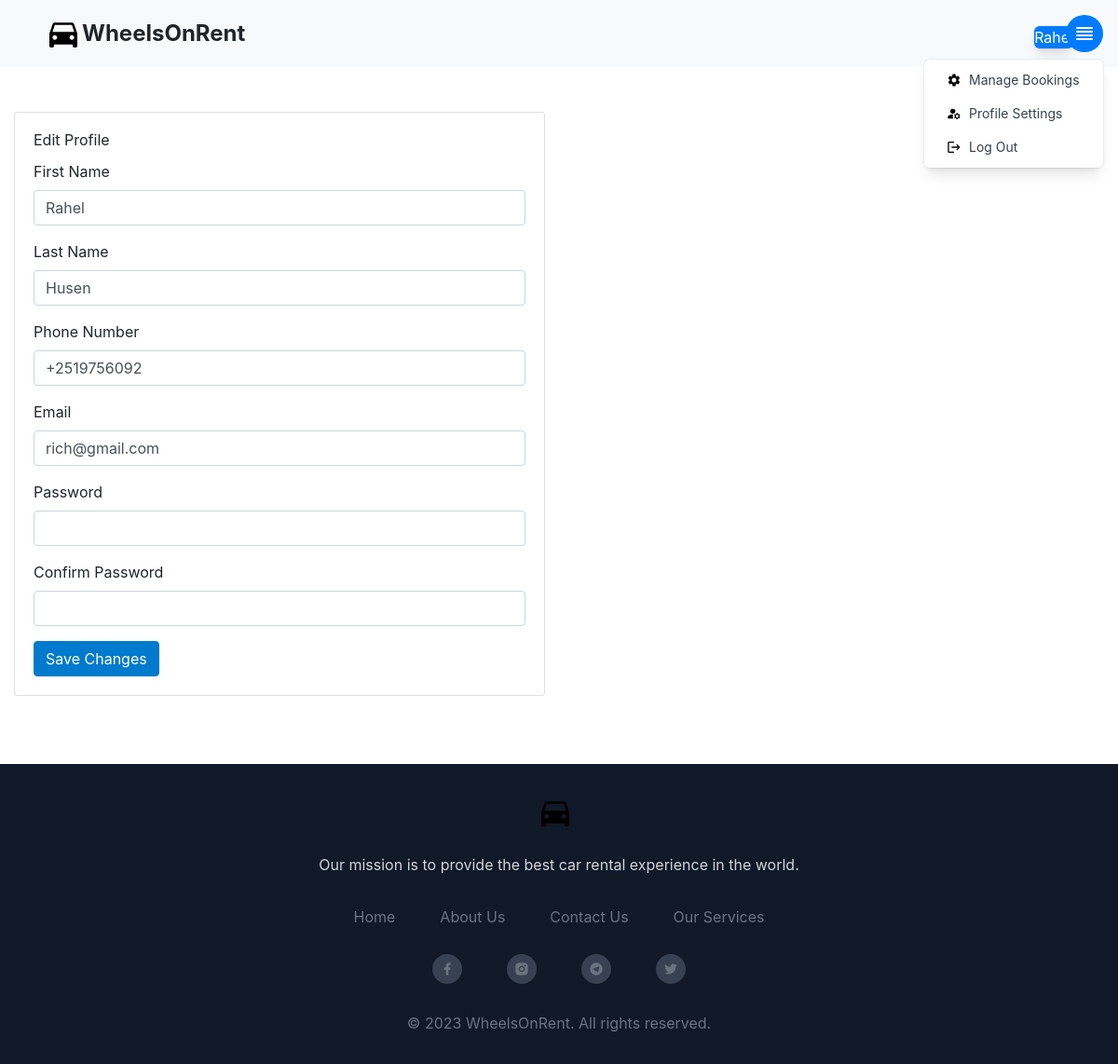
The app's page /customer/update (signed in), older data.
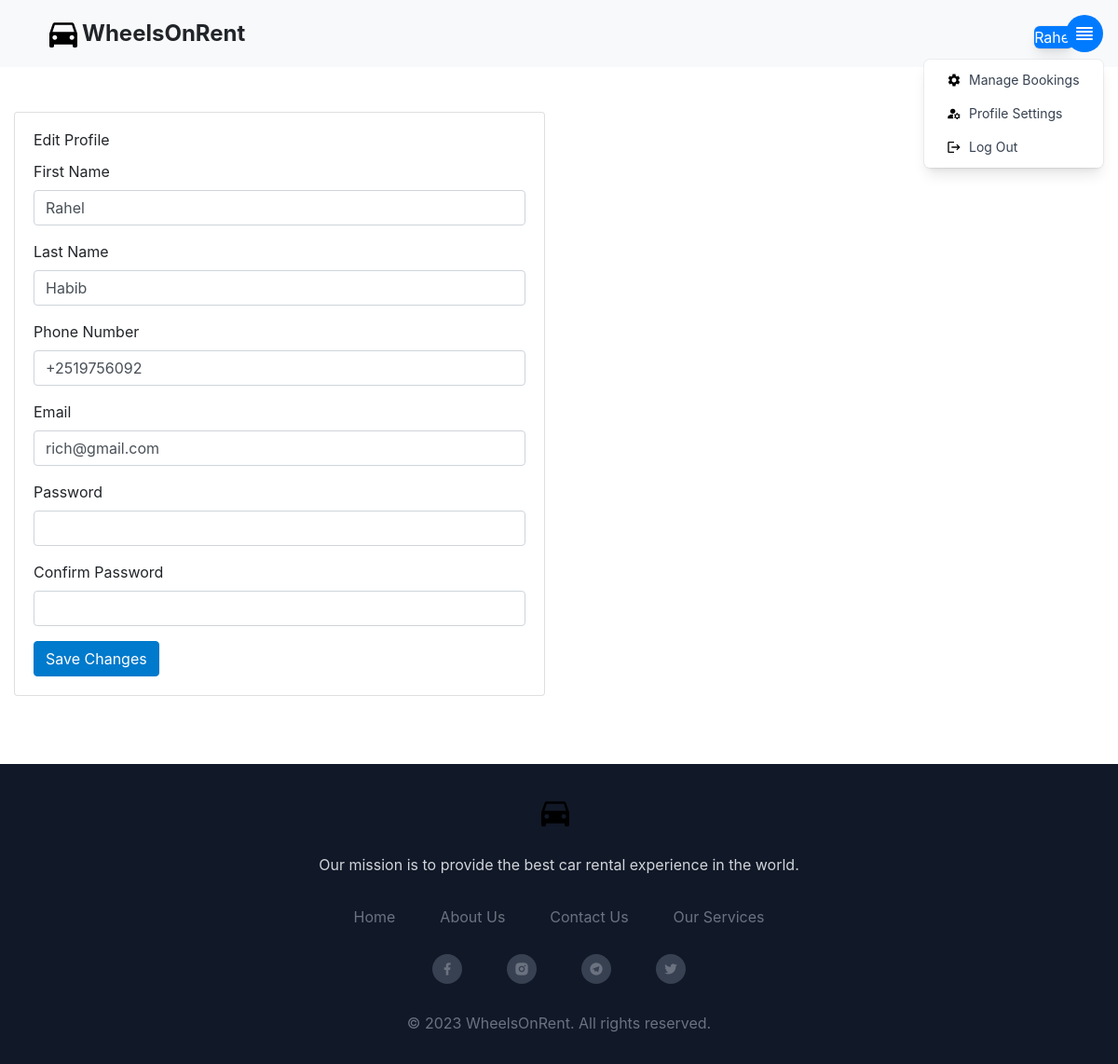
The same page, newer data.
### tables this page shows
CREATE TABLE customer (
  id INTEGER PRIMARY KEY AUTOINCREMENT,
  name TEXT NOT NULL,
  last_name TEXT NOT NULL,
  phone_number TEXT NOT NULL,
  email TEXT NOT NULL,
  password TEXT NOT NULL,
  role TEXT INTEGER DEFAULT 0
);

### car_app/customer.py (the view, shortened to what this page needs)
@bp.route('/update', methods=('GET', 'POST'))
@login_required
def update():
    return render_template('customer/update.html')

### car_app/customer.py (called while the page is built)
@bp.before_app_request
def load_logged_in_customer():
    customer_id = session.get('customer_id')
    if customer_id is None:
        g.customer = None
    else:
        g.customer = get_db().execute(
            'SELECT * FROM customer WHERE id = ?', (customer_id,)
        ).fetchone()

@bp.after_request
def add_header(response):
    response.headers['Cache-Control'] = 'no-store, no-cache, must-revalidate, max-age=0'
    response.headers['Pragma'] = 'no-cache'
    response.headers['Expires'] = '0'
    return response

def login_required(view):
    @functools.wraps(view)
    def wrapped_view(**kwargs):
        if g.customer is None:
            return redirect(url_for('customer.login'))
        return view(**kwargs)
    return wrapped_view

### car_app/db.py (called while the page is built)
def get_db():
    if 'db' not in g:
        g.db = sqlite3.connect(
            current_app.config['DATABASE'],
            detect_types=sqlite3.PARSE_DECLTYPES
        )
        g.db.row_factory = sqlite3.Row
    return g.db

### car_app/templates/customer/update.html
{% extends 'base.html' %}
{% block content %}
<div class="content-wrapper">
  <div class="row">
    <div class="col-lg-6 grid-margin stretch-card">
      <div class="card">
        <div class="card-body">
          <h4 class="card-title">Edit Profile</h4>
          <form class="forms-sample" method="post">
            <div class="form-group">
              <label for="name">First Name</label>
              <input type="text" class="form-control" id="name" name="name" value="{{ g.customer.name }}" required>
            </div>
            <div class="form-group">
              <label for="last_name">Last Name</label>
              <input type="text" class="form-control" id="last_name" name="last_name" value="{{ g.customer.last_name }}" required>
            </div>
	    <div class="form-group">
              <label for="phone_number">Phone Number</label>
              <input type="tel" class="form-control" id="phone_number" name="phone_number" value="{{ g.customer.phone_number }}" required>
            </div>
            <div class="form-group">
              <label for="email">Email</label>
              <input type="email" class="form-control" id="email" name="email" value="{{ g.customer.email }}" required>
            </div>
            <div class="form-group">
              <label for="password">Password</label>
              <input type="password" class="form-control" id="password" name="password" required>
            </div>
            <div class="form-group">
              <label for="confirm_password">Confirm Password</label>
              <input type="password" class="form-control" id="confirm_password" name="confirm_password" required>
            </div>
            <button type="submit" class="btn btn-primary" style="background-color: #007ACC; border-color: #007ACC;">Save Changes</button>
          </form>
        </div>
      </div>
    </div>
  </div>
</div>
{% endblock %}

### car_app/templates/base.html (shortened to what the changed rows need)
<!DOCTYPE html>
    <html lang="en">
    <head>
        <link rel="stylesheet" href="{{ url_for('static', filename='style.css') }}">
        <link rel="stylesheet" href="https://cdn.jsdelivr.net/npm/bootstrap@4.0.0/dist/css/bootstrap.min.css">
        <link href="https://cdn.jsdelivr.net/npm/remixicon@2.5.0/fonts/remixicon.css" rel="stylesheet">
        <script src="https://cdn.tailwindcss.com"></script>
    </head>
<body class="relative min-h-screen">
<nav class="navbar navbar-light bg-light justify-content-between p-3 pl-5">
  {% if g.customer['role'] == 0 %}
  <div class="d-flex align-items-center">
                    <p class="origin-top-right absolute right-12  mt-2 w-auto flex items-center justify-center rounded-md shadow-lg bg-primary text-white ring-1 ring-black ring-opacity-5 mb-0 d-none d-sm-block navbar-profile-name">{{ greeting }} {{ g.customer['name'] }}</p>
   </div>
  <div x-data="{ open: false }" @click.away="open = false" class="relative inline-block text-left">
      <div>
          <button @click="open = !open" type="button" class="rounded-full h-10 w-10 flex items-center justify-center bg-primary text-white focus:outline-none focus:ring-2 focus:ring-offset-2 focus:ring-offset-gray-100 focus:ring-primary" id="dropdown-menu" aria-haspopup="true" aria-expanded="true">
              <svg xmlns="http://www.w3.org/2000/svg" class="h-6 w-6" fill="none" viewBox="0 0 24 24" stroke="currentColor">
                  <path stroke-linecap="round" stroke-linejoin="round" stroke-width="2" d="M4 6h16M4 10h16M4 14h16M4 18h16"></path>
              </svg>
          </button>
      </div>
      <div x-show="open" @click.away="open = false" class="origin-top-right absolute right-0 mt-2 w-48 rounded-md shadow-lg bg-white ring-1 ring-black ring-opacity-5" role="menu" aria-orientation="vertical" aria-labelledby="dropdown-menu" id="dropdown-menu">
          <div class="py-1" role="none">
            <a href="{{ url_for('booking.my_bookings') }}" class="flex items-center px-4 py-2 text-sm text-gray-700 hover:bg-gray-100 hover:text-gray-900" role="menuitem" style="text-decoration: none;">
              <img src="{{ url_for('static', filename='assets/icons/manage.svg') }}" alt="My Icon" class="h-4 w-4 mr-2">
              <span>Manage Bookings</span>
            </a>
            <a href="{{ url_for('customer.update', id=g.customer['id']) }}" class="flex items-center px-4 py-2 text-sm text-gray-700 hover:bg-gray-100 hover:text-gray-900" role="menuitem" style="text-decoration: none;">
              <img src="{{ url_for('static', filename='assets/icons/account.svg') }}" alt="My Icon" class="h-4 w-4 mr-2">
              <span>Profile Settings</span>
            </a>
            <a href="{{ url_for('customer.logout') }}" class="flex items-center px-4 py-2 text-sm text-gray-700 hover:bg-gray-100 hover:text-gray-900" role="menuitem" style="text-decoration: none;">
              <img src="{{ url_for('static', filename='assets/icons/logout.svg') }}" alt="My Icon" class="h-4 w-4 mr-2">
              <span>Log Out</span>
            </a>
          </div>
      </div>
  </div>
  {% else %}
  <a style="font-weight: 700;" class="btn btn-outline-success my-2 my-sm-0" href="{{url_for('customer.login')}}" class="nav_link">Sign In</a>
  {% endif %}
</nav>
      <div class="container-fluid mt-5 pb-12" style="min-height: calc(100vh - 100px);">
      {% block content %}{% endblock %}
      </div>
    </body>
</html>

Row changes from the older to the newer data that the page shows:
changed customer "Rahel": last_name "Husen" → "Habib"
